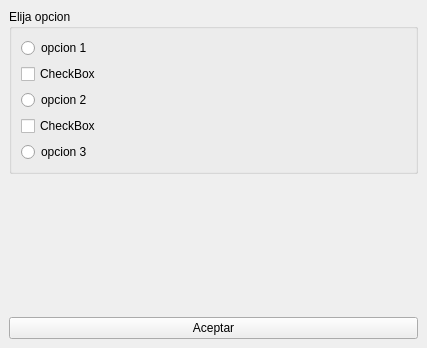
<?xml version="1.0" encoding="UTF-8"?>
<ui version="4.0">
 <class>MainWindow</class>
 <widget class="QMainWindow" name="MainWindow">
  <property name="geometry">
   <rect>
    <x>0</x>
    <y>0</y>
    <width>427</width>
    <height>348</height>
   </rect>
  </property>
  <property name="windowTitle">
   <string>MainWindow</string>
  </property>
  <widget class="QWidget" name="centralwidget">
   <layout class="QVBoxLayout" name="verticalLayout">
    <item>
     <widget class="QGroupBox" name="groupBox">
      <property name="title">
       <string>Elija opcion</string>
      </property>
      <layout class="QVBoxLayout" name="verticalLayout_4">
       <item>
        <widget class="QRadioButton" name="opcion1">
         <property name="text">
          <string>opcion 1</string>
         </property>
        </widget>
       </item>
       <item>
        <widget class="QCheckBox" name="checkBox">
         <property name="text">
          <string>CheckBox</string>
         </property>
        </widget>
       </item>
       <item>
        <widget class="QRadioButton" name="opcion2">
         <property name="text">
          <string>opcion 2</string>
         </property>
        </widget>
       </item>
       <item>
        <widget class="QCheckBox" name="checkBox_2">
         <property name="text">
          <string>CheckBox</string>
         </property>
        </widget>
       </item>
       <item>
        <widget class="QRadioButton" name="opcion3">
         <property name="text">
          <string>opcion 3</string>
         </property>
        </widget>
       </item>
      </layout>
     </widget>
    </item>
    <item>
     <widget class="QLabel" name="etiqueta">
      <property name="text">
       <string/>
      </property>
     </widget>
    </item>
    <item>
     <widget class="QPushButton" name="boton">
      <property name="text">
       <string>Aceptar</string>
      </property>
     </widget>
    </item>
   </layout>
  </widget>
 </widget>
 <resources/>
 <connections/>
</ui>
